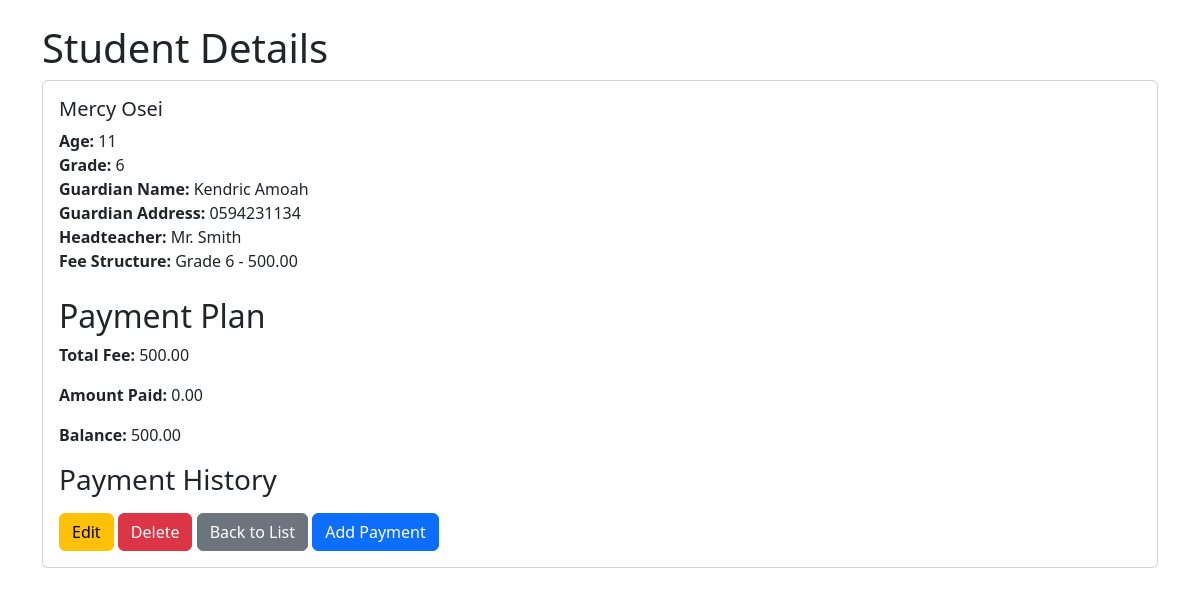
The page /books/21/ (signed in) on the database as committed earlier.
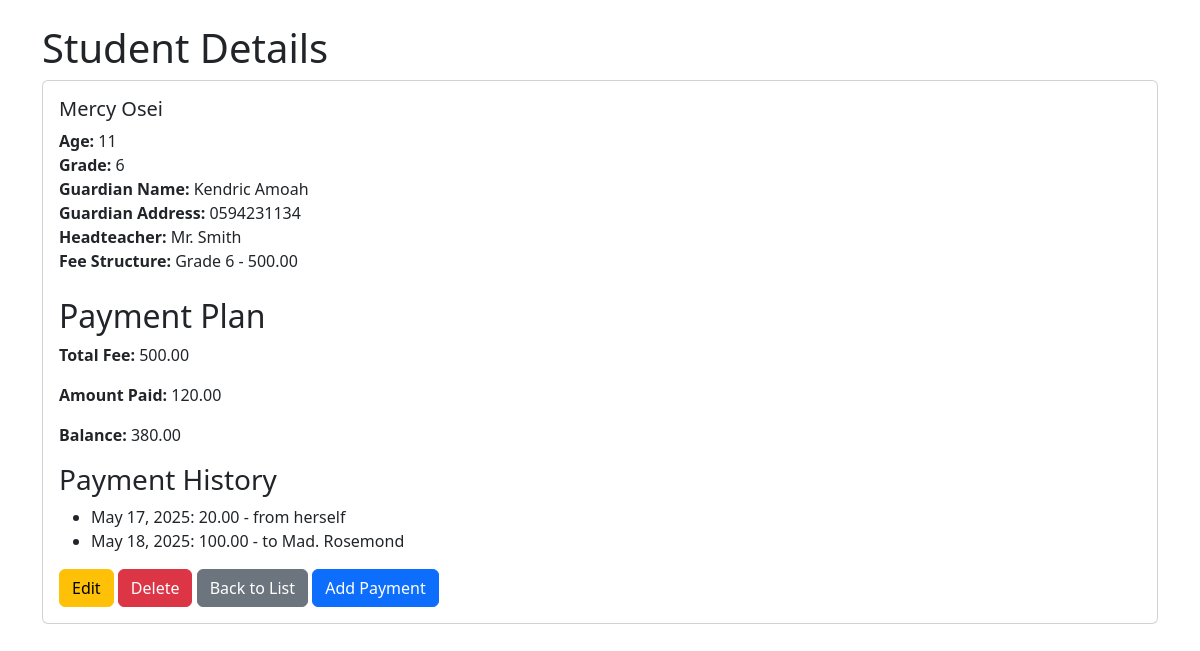
The same page on the database as committed later.
### book_store/models.py (models this page shows, shortened)
class Student(models.Model):
   name = models.CharField(max_length=100)
   age = models.IntegerField()
   grade = models.IntegerField()
   guardian_name = models.CharField(max_length=100)
   guardian_address = models.TextField()
   headteacher = models.ForeignKey('HeadTeacher', on_delete=models.PROTECT, related_name='students')
   fee_structure = models.ForeignKey(FeeStructure, on_delete=models.SET_NULL, null=True, blank=True)

class PaymentPlan(models.Model):
    student = models.OneToOneField(Student, on_delete=models.CASCADE, related_name='payment_plan')
    total_fee = models.DecimalField(max_digits=10, decimal_places=2)
    amount_paid = models.DecimalField(max_digits=10, decimal_places=2, default=Decimal('0.00'))
    balance = models.DecimalField(max_digits=10, decimal_places=2, default=Decimal('0.00'))

class HeadTeacher(models.Model):
    name = models.CharField(max_length=100)
    qualification = models.CharField(max_length=100)
    date_appointed = models.DateField()
    def __str__(self):
        return self.name

class FeeStructure(models.Model):
    grade = models.IntegerField(unique=True)
    amount = models.DecimalField(max_digits=10, decimal_places=2)
    description = models.CharField(max_length=200, blank=True)
    effective_from = models.DateField()
    active = models.BooleanField(default=True)

class Payment(models.Model):
    payment_plan = models.ForeignKey(PaymentPlan, on_delete=models.CASCADE, related_name='payments')
    amount = models.DecimalField(max_digits=10, decimal_places=2)
    date = models.DateField(auto_now_add=True)
    description = models.CharField(max_length=200, blank=True)

### book_store/views.py (the view)
# urls.py: path('<int:pk>/', StudentDetailView.as_view(), name='student_detail'),
class StudentDetailView(LoginRequiredMixin, DetailView):
    model = Student
    template_name = 'students/student_detail.html'
    context_object_name = 'student'

### book_store/templates/students/student_detail.html (shortened to what this page needs)
<!DOCTYPE html>
<html lang="en">
<head>
 <link href="https://cdn.jsdelivr.net/npm/bootstrap@5.3.0/dist/css/bootstrap.min.css" rel="stylesheet">
</head>
<body>
 <div class="container mt-4">
  <h1>Student Details</h1>
  <div class="card">
   <div class="card-body">
    <h5 class="card-title">{{ student.name }}</h5>
    <p class="card-text">
     <strong>Age:</strong> {{ student.age }}<br>
     <strong>Grade:</strong> {{ student.grade }}<br>
     <strong>Guardian Name:</strong> {{ student.guardian_name }}<br>
     <strong>Guardian Address:</strong> {{ student.guardian_address }}<br>
     <strong>Headteacher:</strong> {{ student.headteacher }}<br>
     <strong>Fee Structure:</strong>
     {% if student.fee_structure %}
     Grade {{ student.fee_structure.grade }} - {{ student.fee_structure.amount }}
     {% else %}
     No fee structure assigned
     {% endif %}
     <br>
    </p>
    <h2 class="mt-4">Payment Plan</h2>
    {% if student.payment_plan %}
    <p><strong>Total Fee:</strong> {{ student.payment_plan.total_fee }}</p>
    <p><strong>Amount Paid:</strong> {{ student.payment_plan.amount_paid }}</p>
    <p><strong>Balance:</strong> {{ student.payment_plan.balance }}</p>
    <h3>Payment History</h3>
    <ul>
     {% for payment in student.payment_plan.payments.all %}
     <li>{{ payment.date }}: {{ payment.amount }} - {{ payment.description }}</li>
     {% endfor %}
    </ul>
    <div class="mt-3">
     <a href="{% url 'student_update' student.pk %}" class="btn btn-warning">Edit</a>
     <a href="{% url 'student_delete' student.pk %}" class="btn btn-danger">Delete</a>
     <a href="{% url 'student_list' %}" class="btn btn-secondary">Back to List</a>
     <a href="{% url 'payment_create' student.id %}" class="btn btn-primary">Add Payment</a>
     {% else %}
     <p>No payment plan available for this student.</p>
     {% endif %}
    </div>
   </div>
  </div>
 </div>
</body>
</html>

Rows that differ between the two databases and show on the page:
changed through a linked row, Student "Mercy Osei": payment_plan.amount_paid "0.00" → "120.00"; payment_plan.balance "500.00" → "380.00"
added Payment: date "May 17, 2025", amount "20.00", description "from herself"
added Payment: date "May 18, 2025", amount "100.00", description "to Mad. Rosemond"
